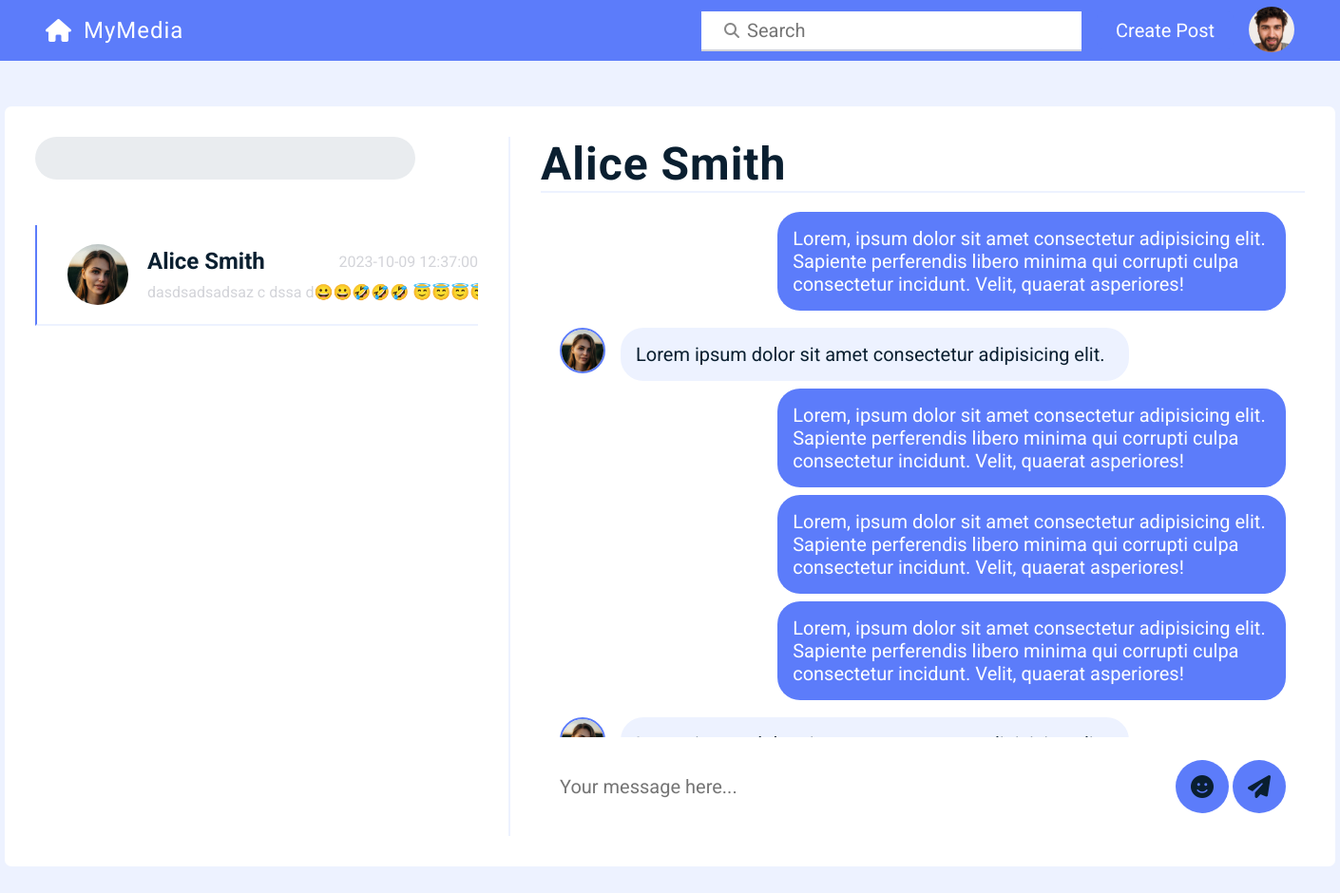
Page /php/views/conversationView.php (signed in) on the committed database.
### tables this page shows
CREATE TABLE `user_conversations` (
  `id` int(10) UNSIGNED NOT NULL,
  `user_id` int(11) NOT NULL,
  `conversation_id` int(11) NOT NULL
);

CREATE TABLE `users` (
  `id` int(10) UNSIGNED NOT NULL,
  `name` varchar(255) NOT NULL,
  `surname` varchar(255) NOT NULL,
  `username` varchar(255) NOT NULL,
  `email` varchar(255) NOT NULL,
  `job` varchar(255) NOT NULL,
  `bio` text NOT NULL,
  `password` varchar(255) DEFAULT NULL
);

CREATE TABLE `messages` (
  `id` bigint(20) UNSIGNED NOT NULL,
  `content` text NOT NULL,
  `upload_date` datetime NOT NULL,
  `conversation_id` int(11) NOT NULL,
  `sender_id` int(11) NOT NULL
);

### php/models/Model.php (called while the page is built, shortened)
<?php
class Model {
    private $host = "localhost";
    private $dbname = "socialmediaapp";
    private $username = "root";
    private $password = "";
    protected $conn;
    protected function __construct() {
        try {
            $this->conn = new PDO("mysql:host=$this->host;dbname=$this->dbname;charset=utf8mb4", $this->username, $this->password);
            $this->conn->setAttribute(PDO::ATTR_ERRMODE, PDO::ERRMODE_EXCEPTION);
        } catch (PDOException $e) {
            echo "Connection failed: " . $e->getMessage();
            die();
        }
    }
    protected function prepareQuery($query)
    {
       return $this->conn->prepare($query);
    }
}
?>

### php/models/ConversationModel.php (called while the page is built, shortened)
<?php
require_once "Model.php";
class ConversationModel extends Model{
    public function getUserConversations($currentUserID)
    {
        $query = 'SELECT users.id,users.name,users.surname,conversation_id FROM user_conversations inner join users on user_conversations.user_id=users.id where user_conversations.user_id != :currentUserID and user_conversations.conversation_id in (SELECT user_conversations.conversation_id FROM user_conversations WHERE user_conversations.user_id = :currentUserID);';
        $stmt = $this->prepareQuery($query);
        $stmt->bindParam(':currentUserID',$currentUserID);
        $stmt->execute();
        return $stmt->fetchAll(PDO::FETCH_ASSOC);
    }
    public function getLastMessage($conversationID)
    {
        $query = "SELECT messages.content,messages.upload_date FROM messages WHERE messages.conversation_id=:conversationID ORDER BY messages.id DESC LIMIT 1";
        $stmt = $this->prepareQuery($query);
        $stmt->bindParam(":conversationID",$conversationID);
        $stmt->execute();
        return $stmt->fetch(PDO::FETCH_ASSOC);
    }
}
?>

### php/views/conversationView.php (the view, shortened to what this page needs)
<!DOCTYPE html>
<html lang="en">
<head>
    <link rel="stylesheet" href="../../styles/main.css"/>
    <link rel="stylesheet" href="../../styles/conversationView.css"/>
</head>
<body>
    <?php
    require_once "../includes/navbar.php";
    require_once "../models/ConversationModel.php";
    $currentUserID = $_SESSION['userID'];
    $conversationModel = new ConversationModel();
    $conversations = $conversationModel->getUserConversations($currentUserID);
    ?>
    <section class="conversation__section">
        <aside>
            <input type="text"  class="conversation__search"/>
            <ul class="conversation__list">
                <?php
                foreach($conversations as $conversation)
                {
                    $userID = $conversation['id'];
                    $name = $conversation['name'];
                    $surname = $conversation['surname'];
                    $conversationID = $conversation['conversation_id'];
                    $lastMessage = $conversationModel->getLastMessage($conversationID);
                    $lastMessageContent = $lastMessage['content'];
                    $lastMessageDate = $lastMessage['upload_date'];
                    echo "<li class='conversation__element' data-id='$conversationID'>
                        <img src='../../images/profilePhotos/userPhoto_$userID.png' class='conversation__userphoto'/>
                        <div class='conversation__wrapper'>
                            <div class='conversation__header'>
                                <h3 class='conversation__fullname'>$name $surname</h3>
                                <p class='converstation__date'>$lastMessageDate</p>
                            </div>
                                 <p class='conversation__showcase__text'>$lastMessageContent</p>
                        </div>
                    </li>";
                }
                ?>
            </ul>
        </aside>
        <main >
            <h1 class="conversation__title">Alice Smith</h1>
            <div class="message__container">
                <div class="message message--currentUser">
                    Lorem, ipsum dolor sit amet consectetur adipisicing elit. Sapiente perferendis libero minima qui corrupti culpa consectetur incidunt. Velit, quaerat asperiores!
                </div>
                <div class="message--otherUser--first">
                    <img src="../../images/profilePhotos/userPhoto_2.png"/>
                    <p>Lorem ipsum dolor sit amet consectetur adipisicing elit.</p>
                </div>
                <div class="message message--currentUser">
                    Lorem, ipsum dolor sit amet consectetur adipisicing elit. Sapiente perferendis libero minima qui corrupti culpa consectetur incidunt. Velit, quaerat asperiores!
                </div>
                <div class="message message--currentUser">
                    Lorem, ipsum dolor sit amet consectetur adipisicing elit. Sapiente perferendis libero minima qui corrupti culpa consectetur incidunt. Velit, quaerat asperiores!
                </div>
                <div class="message message--currentUser">
                    Lorem, ipsum dolor sit amet consectetur adipisicing elit. Sapiente perferendis libero minima qui corrupti culpa consectetur incidunt. Velit, quaerat asperiores!
                </div>
                <div class="message--otherUser--first">
                    <img src="../../images/profilePhotos/userPhoto_2.png"/>
                    <p></p>
                </div>
            </div>
            <div class="message__input__container">
                <i class="fa-solid fa-face-smile"></i>
                <i class="fa-solid fa-paper-plane send__btn"></i>
                <input type="text" class="message__input" placeholder="Your message here..."/>
            </div>
        </main>
    </section>
</body>
</html>

### styles/main.css (style rules this page uses)
:root { --blue-main: #5c7cfa; --blue-main_light:#748ffc; --error-color:#fa5252; --main-light:white; --secondary-light:#d3d4d9; --main-dark:#0a1f30; --section-gray:#edf2ff; --shadow-main:rgba(66, 68, 90, 1); }
* { box-sizing: border-box; padding: 0; margin:0; font-family: 'Roboto', sans-serif; }
html { font-size:62.5%; }
li { list-style-type: none; }
body { color:var(--main-dark); background-color:var(--section-gray); }

### styles/conversationView.css (style rules this page uses)
.conversation__section { background-color:var(--main-light); width:140rem; margin:0 auto; border-radius: 7px; padding:3.2rem; margin-top:4.8rem; display:flex; gap:3.2rem; height:80rem; }
.conversation__search { font-size:1.8rem; border-radius:50px; border:none; outline:none; padding:1.2rem 1.6rem; width:40rem; margin-bottom:4.8rem; background-color:#e9ecef; }
aside { border-right:2px solid var(--section-gray); padding-right:3.2rem; width:50rem; }
.conversation__list { display:flex; flex-direction:column; gap:3.2rem; }
.conversation__element { display:flex; gap:2rem; width:100%; padding:2rem 0rem; padding-left:3.2rem; cursor:pointer; border-bottom:2px solid var(--section-gray); overflow: hidden; }
.conversation--active { border-left:2px solid var(--blue-main); }
.conversation__wrapper { display:flex; flex-direction: column; justify-content:space-around; overflow: hidden; width:100%; }
.conversation__header { display:flex; justify-content: space-between; align-items: center; }
.conversation__userphoto { width:6.4rem; height:6.4rem; border-radius: 100%; }
.conversation__fullname { font-size:2.4rem; }
.conversation__showcase__text { font-size:1.6rem; color:var(--secondary-light); text-wrap:nowrap; }
.converstation__date { font-size:1.6rem; color:var(--secondary-light); }
main { flex:1; display:flex; flex-direction: column; }
.conversation__title { font-size:4.8rem; letter-spacing: 1px; border-bottom:2px solid var(--section-gray); width:100%; }
.message__container { display:flex; flex-direction: column; width:100%; padding:2rem; overflow-y:scroll; }
.message--currentUser { background-color:var(--blue-main); color:white; align-self: flex-end; }
.message--otherUser--first { display:flex; margin-bottom:0.8rem; margin-top:1rem; }
.message--otherUser--first p { width:70%; border-radius:24px; font-size:2rem; background-color: var(--section-gray); padding:1.6rem; margin-left:1.6rem; }
.message--otherUser--first img { width:4.8rem; height:4.8rem; border:2px solid var(--blue-main); border-radius: 100%; }
.message { padding:1.6rem; width:70%; border-radius:24px; font-size:2rem; margin-bottom:0.8rem; }
.message__input { font-size:2rem; border:none; outline:none; border-radius:50px; padding:2rem; padding-right:14rem; width:100%; }
.message__input__container { position:relative; padding:2rem 0rem; }
.message__input__container i { position:absolute; font-size:2.4rem; top:50%; transform: translateY(-50%); background-color: var(--blue-main); color:var(white); padding:1.6rem; border-radius: 100%; cursor: pointer; }
.fa-face-smile { right:8rem; }
.message__input__container .fa-paper-plane { right:2rem; }

### rows in the picture
user_conversations: users.name "Alice", users.surname "Smith", messages.upload_date "2023-10-09 12:37:00", messages.content "dasdsadsadsaz c dssa d😀😀🤣🤣🤣…"
